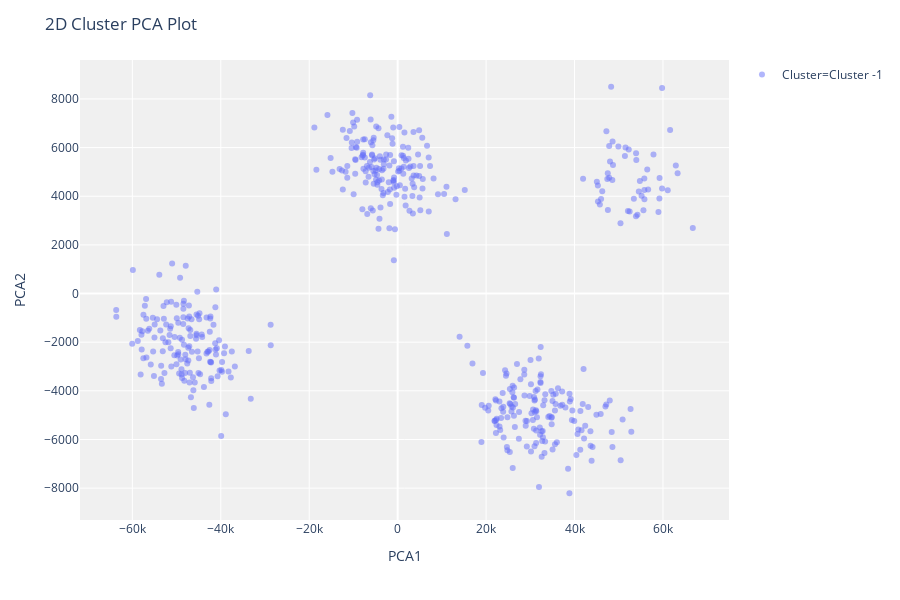

Source (notebook cell):
### Code cell
plot_model(ap)

### Figure 1 — Plotly figure (JSON) as saved in the notebook; plotly's stock layout.template omitted (floating-point values rounded to 4 significant figures; data arrays with more than 128 entries replaced by an {"elided": "..."} marker saying what was removed)
{"data": [{"textposition": "top center", "hovertemplate": "Cluster=Cluster -1<br>PCA1=%{x}<br>PCA2=%{y}<br>Feature=%{customdata[0]}", "showlegend": true, "legendgroup": "Cluster=Cluster -1", "name": "Cluster=Cluster -1", "yaxis": "y", "customdata": {"elided": "505x1 int values"}, "y": {"elided": "505 float values"}, "hoverlabel": {"namelength": 0}, "mode": "markers", "xaxis": "x", "marker": {"color": "#636efa", "opacity": 0.5, "symbol": "circle"}, "x": {"elided": "505 float values"}, "type": "scatter"}], "layout": {"xaxis": {"domain": [0, 1], "anchor": "y", "title": {"text": "PCA1"}}, "title": {"text": "2D Cluster PCA Plot"}, "plot_bgcolor": "rgb(240,240,240)", "yaxis": {"domain": [0, 1], "anchor": "x", "title": {"text": "PCA2"}}, "height": 600, "margin": {"t": 60}, "legend": {"tracegroupgap": 0}}}
